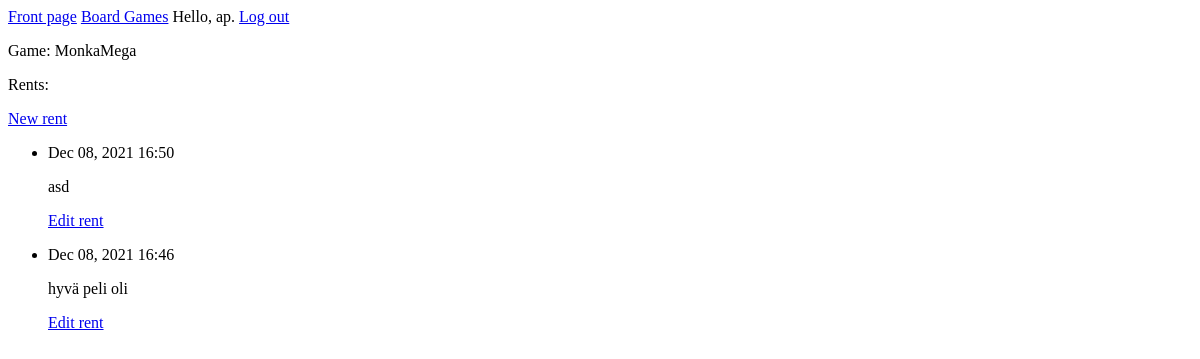
Before: /games/1/ (signed in) with the older database file.
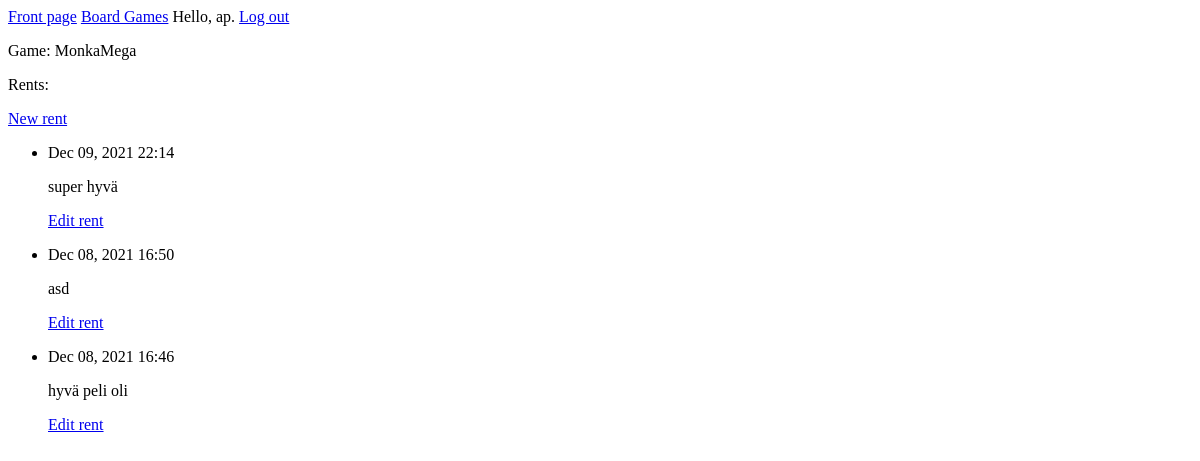
After: the same page with the newer database file.
### board_game/models.py (models this page shows, shortened)
class Game(models.Model):
    name = models.CharField(max_length=200)
    maker = models.CharField(max_length=20)
    year_published = models.IntegerField()
    description = models.CharField(max_length=200)
    """Adding date added and date modified fields that are automatic"""
    date_added = models.DateTimeField(auto_now_add=True)
    date_modified = models.DateTimeField(auto_now=True)
    owner = models.ForeignKey(User, on_delete=models.CASCADE)
    def __str__(self):
        return self.name

class Rent(models.Model):
    game = models.ForeignKey(Game, on_delete=models.CASCADE)
    """setting validators so the user can only giver stars from 1 to 5"""
    stars = models.PositiveIntegerField(null=True,
        validators=[MinValueValidator(1),
        MaxValueValidator(5)],)
    renter = models.CharField(max_length=30)
    review = models.CharField(max_length=255)
    """Adding date added and date modified fields that are automatic"""
    date_added = models.DateTimeField(auto_now_add=True)
    date_modified = models.DateTimeField(auto_now=True)
    """Deleting rent info if the game is deleted"""
    class Meta:
        verbose_name_plural = 'Rent'

### board_game/views.py (the view)
# urls.py: path('games/<int:game_id>/', views.game, name='game'),
@login_required
def game(request, game_id):
    game = Game.objects.get(id=game_id)
    if game.owner != request.user:
        raise Http404
    rents = game.rent_set.order_by('-date_added')
    context = {'game': game, 'rents': rents}
    return render(request, 'board_game/game.html', context)

### board_game/templates/board_game/game.html
{% extends 'board_game/base.html' %}
{% block content %}
    <p>Game: {{ game }}</p>
    <p>Rents:</p>
    <p>
        <a href="{% url 'board_game:new_rent' game.id %}">New rent</a>
    </p>
    <ul>
    {% for rent in rents %}
        <li>
            <p>{{ rent.date_added|date:'M d, Y H:i'}}</p>
            <p>{{ rent.review|linebreaks }}</p>
            <p>
                <a href="{% url 'board_game:edit_rent' rent.id %}">Edit rent</a>
            </p>
        </li>
    {% empty %}
        <li>There are no rents for this game yet</li>
    {% endfor %}
    </ul>
{% endblock content %}

### board_game/templates/board_game/base.html
<p>
    <a href="{% url 'board_game:index' %}">Front page</a>
    <a href="{% url 'board_game:games' %}">Board Games</a>
    {% if user.is_authenticated %}
        Hello, {{ user.username}}.
        <a href="{% url 'users:logout' %}">Log out</a>
    {% else %}
        <a href="{% url 'users:register' %}">Register</a>
        <a href="{% url 'users:login' %}">Log in</a>
    {% endif %}
</p>
{% block content %}{% endblock content %}

Changed rows visible on the page:
added Rent: date_added "Dec 09, 2021 22:14", review "super hyvä"
